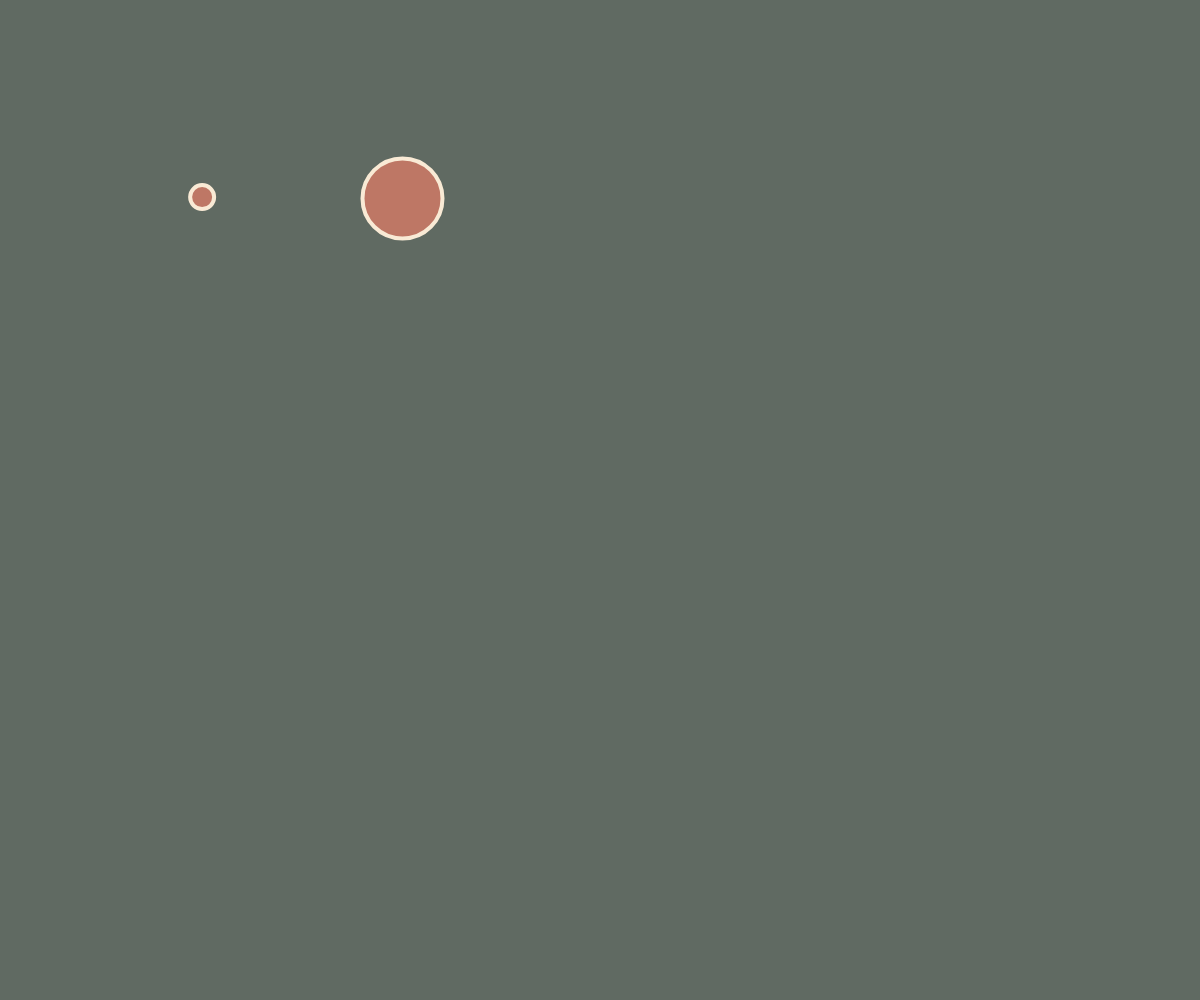
Frame 1 (no input)
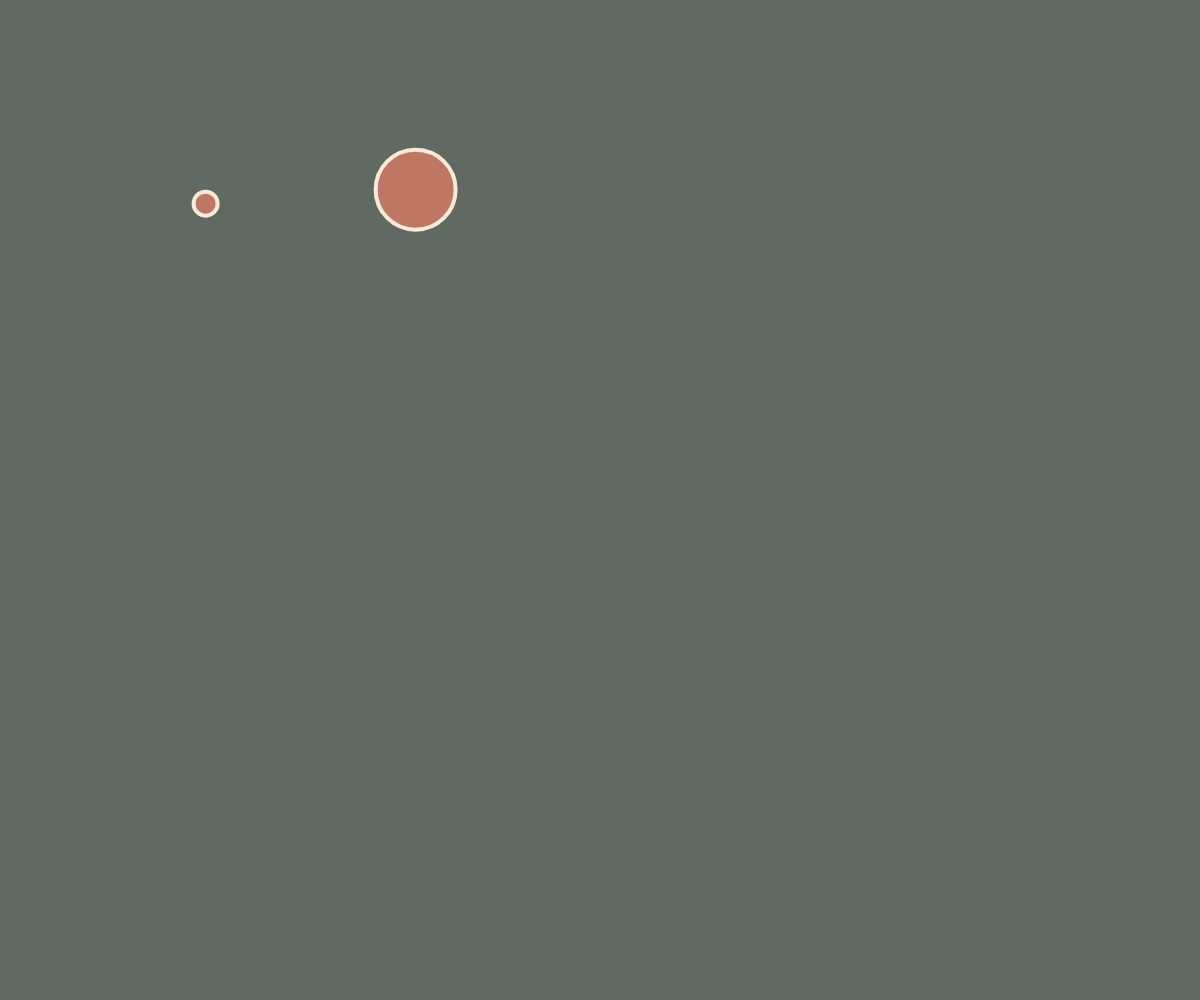
Frame 60 (no input)
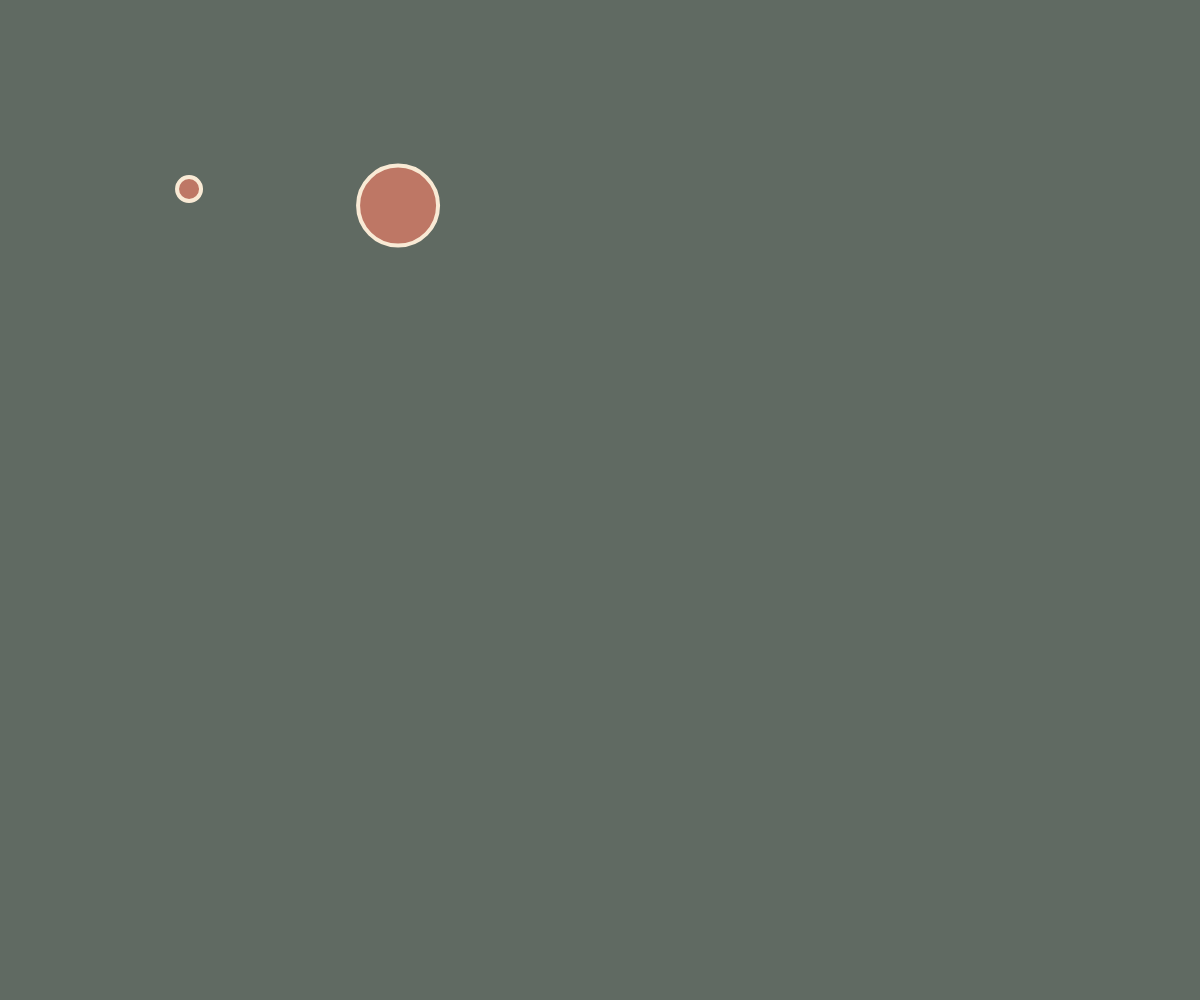
Frame 120 (the mouse pressed at the canvas centre since frame 60)

The p5.js sketch that drew these frames (run headless with seeded random() and noise() and a simulated clock; from frame 60 on, the mouse is pressed at the canvas centre):

// p5.js sketch
// ── sketch.js
// 6.3 : constructor arguments with classes

// --- INITS ---
// colors [F9EAD5, 606A62, 95A69C, BE7765, D5B8A8]

let bubble1, bubble2;

// -- SETUP ---

function setup() {
  createCanvas(windowWidth, windowHeight);
  bubble1 = new Bubble(200, 200, 12);
  bubble2 = new Bubble(400, 200, 40);

}

// --- DRAW ---

function draw() {
  background('#606A62');
  bubble1.move();
  bubble1.show();
  bubble2.move();
  bubble2.show();
}



class Bubble {
  constructor(x, y, r) {
    this.x = x;
    this.y = y;
    this.r = r;
  }


  show() {
    stroke('#F9EAD5');
    strokeWeight(4);
    // noFill();
    fill('#BE7765')
    ellipse(this.x, this.y, this.r*2);
  }

  move() {
    this.x = this.x + random(-5, 5);
    this.y = this.y + random(-5, 5);
  }


}



// --- END ---
